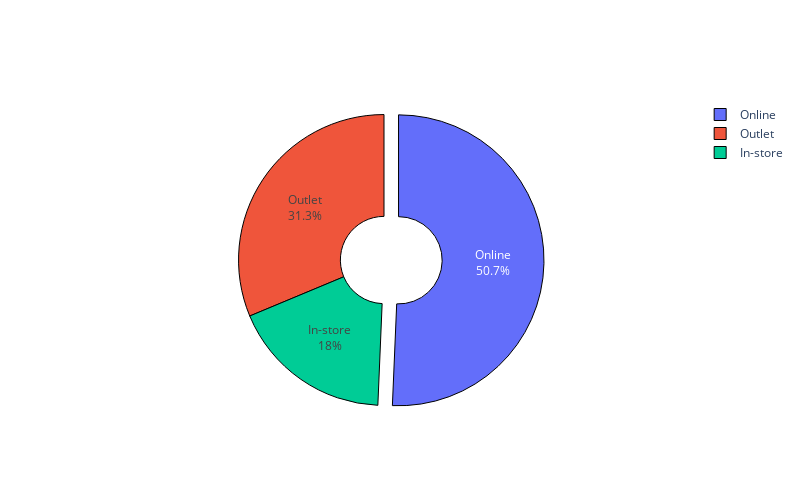

The code cell stored with this chart in its notebook:
### Code cell
# Crear la gráfica de pastel
fig = go.Figure(data=[go.Pie(labels=total_transactions_by_methode.index, values=total_transactions_by_methode, hole=.3)])

# Actualizar el layout para un efecto 3D
fig.update_traces(marker=dict(line=dict(color='#000000', width=1)),
                  textinfo='label+percent',
                  pull=[0.1, 0, 0, 0])  # Resaltar la primera sección

# Cambiar el tamaño de la figura (width: ancho, height: alto)
fig.update_layout(
    width=800,  # Cambia el valor según el tamaño deseado
    height=500  # Cambia el valor según el tamaño deseado
)

# Mostrar la gráfica
fig.show()

### Figure 1 — Plotly figure (JSON) as saved in the notebook; plotly's stock layout.template omitted (floating-point values rounded to 4 significant figures)
{"data": [{"hole": 0.3, "labels": ["Online", "Outlet", "In-store"], "marker": {"line": {"color": "#000000", "width": 1}}, "pull": [0.1, 0, 0, 0], "textinfo": "label+percent", "type": "pie", "values": [4889, 3019, 1740]}], "layout": {"height": 500, "width": 800}}
